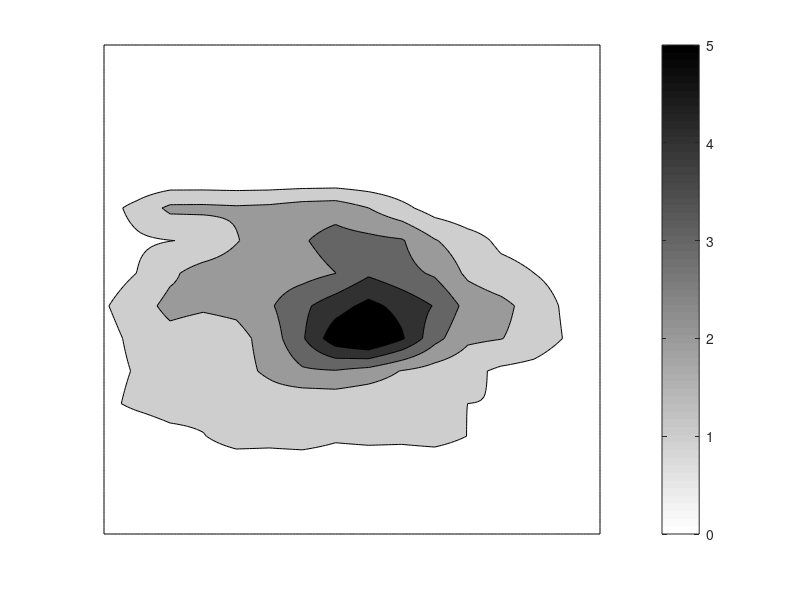
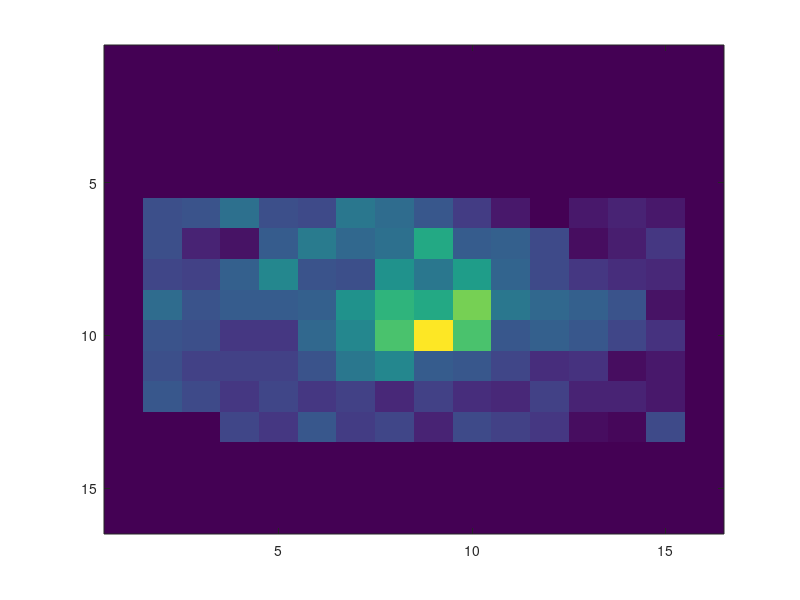

Source code (MATLAB) for these figures, in order:
% THIS FILE CAN BE DELETED ONCE I'M GONE
% THANKS, STEVEN POELZING

z=[ 5.4054	0.96154	2.2642	1.5504	1.848	1.4516	0	1.1111	0.98361	1.4577	1.118	0.3413	1.3436	1.2136	2.0833	3.4351
2.6954	0.78895	1.0753	2.5424	1.8735	1.9068	1.222	1.2	1.9194	0	1.4675	1.6667	2.4943	0	2.8754	2.8926
2.0833	2.2801	2.1875	1.2755	3.0162	1.5284	2.714	1.4768	1.9139	2.3474	0.53981	2.3364	2.5189	1.7241	2.8754	3.4091
3.3457	3.0928	2.005	2.714	1.3333	2.686	1.3645	1.1601	2.5641	2.9954	1.1186	3.2823	1.7621	0.6865	1.7995	1.2862
1.3333	3.6304	2.457	0.79208	0.6012	1.8727	1.8248	1.6949	1.4436	0.83449	0.46674	0.56711	0.39063	0.64795	0.62893	0.978
2	1.8519	2.0305	2.7957	1.8975	1.7544	3.0395	2.6667	2.0576	1.294	0.4561	-0.07278	0.50302	0.70994	0.47244	0.49917
2.5271	1.8325	0.75676	0.36496	2.1583	3.2496	2.5921	2.8649	4.75	2.2036	2.3416	1.669	0.18975	0.5787	1.2097	1.0381
1.5625	1.5432	1.4957	2.3636	3.5294	1.9826	1.8349	1.0211	3.1375	4.3764	2.5094	1.7026	1.1962	0.95465	0.85929	1.0145
1.0163	2.71		1.9608	2.1959	2.276	2.356	3.9631	5.0134	4.7315	6.1404	3.0963	0.54615	0.50556	1.0163	0.41929	1.1089
1.1538	1.9391	1.8868	1.1765	1.1983	2.5381	3.5294	5.5696	7.8571	5.5164	2.0772	0.46698	0.28531	0.70211	1.1161	1.4493
4.7809	1.847		1.4344	1.48		1.5314	1.9584	3.0726	3.567	2.1858	2.0503	1.6241	1.0078	1.1567	0.29608	0.5168	1.0733
3.0837	2.0772	1.766		1.1804	1.5699	1.273	1.4908	0.82645	1.4535	1.0296	0.80049	1.4684	0.72993	0.72841	0.51326	0.83135
2.9167	2.3649	1.3129	1.626	1.1725	2.144	1.374	1.6432	0.7329	1.7857	1.4815	1.227	0.23529	0.082169	1.6794	1.2939
6.383	6.1765	3.6585	2.8504	0.90416	0.31153	0.63425	1.0753	0.4603	0.64378	0.61783	0.86207	0.57803	1.2535	0.93604	1.2552
7.483	6.6038	2.7237	1.6349	1.5504	0.53381	1.5358	0.49875	1.4925	1.1058	1.2941	0.80092	2.1277	1.9417	0.40486	1.2755
7.6923	3.871	3.3493	3.0055	3.125	3.0303	2.1875	1.6026	1.2158	1.0499	0.74627	2.1277	0.46296	1.1962	0.76531	1.8727
];
%z1=z;
z(:,1)=0;
z(:,16)=0;
z(1:5,:)=0;
z(14:16,:)=0;
z(8,8)=4;
z(9,12)=2.6;
z(10,12)=2.4;
z(9,13)=2.3;
z(10,13)=2.1;
z(9,14)=2.0;
z(10,14)=1.6;
z(13,2)=0;
z(13,3)=0;
z1=conv2(z,1/3*ones(1,3),'same');
[x1,y1]=size(z);
[X Y]=meshgrid(1:y1,1:x1);
[xi,yi]=meshgrid(1:(1/10):y1,1:(1/10):x1);
zi = interp2(X,Y,z1,xi,yi); 
%zi=z;
close all
%figure(5)
%surf(X,Y,z1)
sss=find(zi<3);
zi(find(zi>6.0))=6.0;
%[xx yy]=size(zi);
%zi(1,yy)=2.5;

figure(3)
imagesc(z)
figure(1)
contourf(flipud(zi),5)
axis off
colormap(1-gray)
colorbar




%figure(2)
%imagesc(zi)
%imagesc(((zi(3:end-2,4:end-3))))
